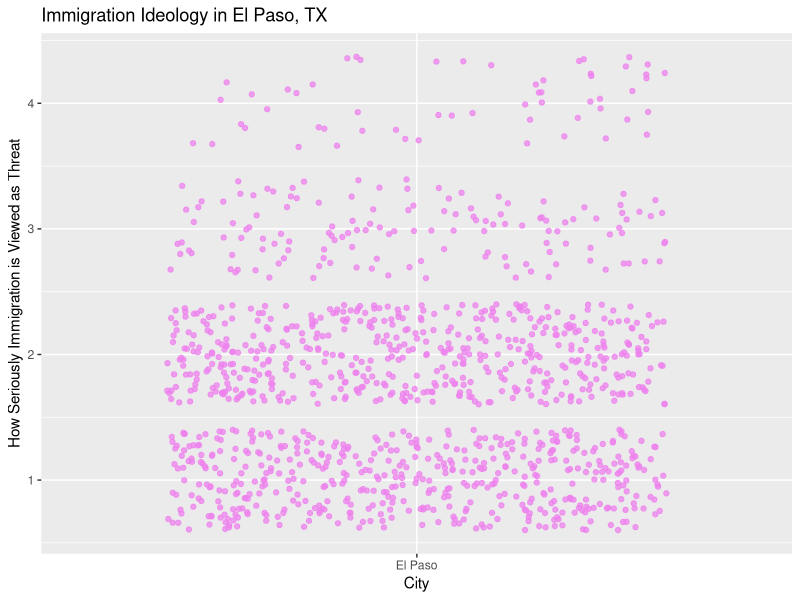
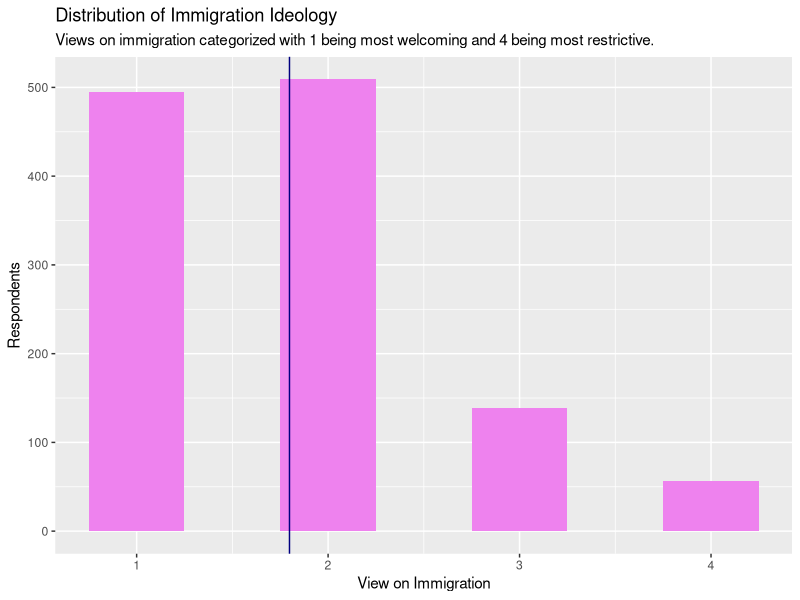

Recreate these plots in R, in order.
## ---- chunk 1
knitr::opts_chunk$set(echo = FALSE)
library("haven")
## ---- chunk 2
library(haven)
UT_data <- read_sav("utex0055e_output.sav")
UT_data |>
  head()
## ---- chunk 3
library(tidyverse)
UT_data <- UT_data |>
  mutate(border_zip = if_else(zipcode == 79901 | 79902 | 79903 | 79904 | 79905 | 79906 | 79907 | 79908 | 79910 | 79911 | 79912 | 79913 | 79914 | 79915 | 79916 | 79917 | 79918 | 79920 | 79922 | 79923 | 79924 | 79925 | 79926 | 79927 | 79929 | 79930 | 79931 | 79932 | 79934 | 79935 | 79936 | 79937 | 79938 | 79940 | 79941 | 79942 | 79943 | 79944 | 79945| 79946 | 79947 | 79948 | 79949 | 79950 | 79951 | 79952 | 79953 | 79954 | 79955 | 79958 | 79960 | 79961 | 79966 | 79968 | 79973 | 79974 | 79975 | 79976 | 79977 | 79978 | 79980 | 79982 | 79983 | 79984 | 79985 | 79986 | 79987 | 79988 | 79989 | 79990 | 79991 | 79992 | 79993 | 79994 | 79995 | 79996 | 79997 | 79998 | 79999, "El Paso", "Other"))

## ---- chunk 4
El_Paso_Scatter <- ggplot(data = UT_data, mapping = aes(x = border_zip, y = Q20A)) +
                        geom_jitter(alpha = 0.75, color = "violet")+
  labs( x = "City",
        y = "How Seriously Immigration is Viewed as Threat",
        title = "Immigration Ideology in El Paso, TX")
El_Paso_Scatter
## ---- chunk 5
Border_Views <- UT_data |>
   mutate(border_zipcode = if_else(zipcode == 79901 | 79902 | 79903 | 79904 | 79905 | 79906 | 79907 | 79908 | 79910 | 79911 | 79912 | 79913 | 79914 | 79915 | 79916 | 79917 | 79918 | 79920 | 79922 | 79923 | 79924 | 79925 | 79926 | 79927 | 79929 | 79930 | 79931 | 79932 | 79934 | 79935 | 79936 | 79937 | 79938 | 79940 | 79941 | 79942 | 79943 | 79944 | 79945| 79946 | 79947 | 79948 | 79949 | 79950 | 79951 | 79952 | 79953 | 79954 | 79955 | 79958 | 79960 | 79961 | 79966 | 79968 | 79973 | 79974 | 79975 | 79976 | 79977 | 79978 | 79980 | 79982 | 79983 | 79984 | 79985 | 79986 | 79987 | 79988 | 79989 | 79990 | 79991 | 79992 | 79993 | 79994 | 79995 | 79996 | 79997 | 79998 | 79999, "El Paso", "Other")) |>
  group_by(border_zipcode) |>
  summarize(ideology_mean = mean(Q20A)) 
  
Border_Views
## ---- chunk 6
zip_hist <- ggplot(data = UT_data, mapping = aes(x = Q20A)) +
                        geom_histogram(binwidth = 0.5,
                                       fill = "violet") + 
  geom_vline(mapping = aes(xintercept = 1.79833), color = "navy", width = .25) +
  labs(title = "Distribution of Immigration Ideology",
       x = "View on Immigration", 
       y = "Respondents", 
       subtitle = "Views on immigration categorized with 1 being most welcoming and 4 being most restrictive.")
zip_hist
